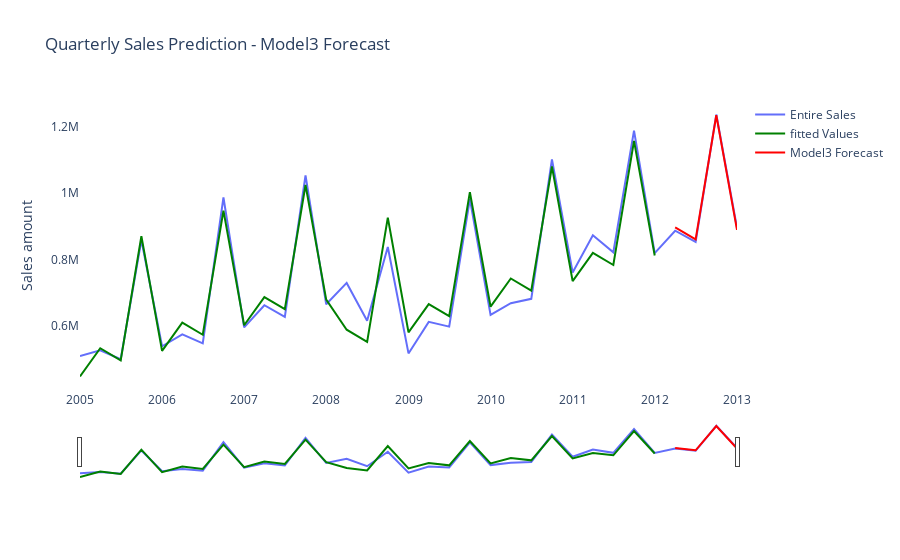

Here is the notebook cell this chart was saved with:
### Code cell
# a. Create a graph of the entire series of sales and overlay the fitted values and the forecast on the testing set.

fig = go.Figure()

fig.add_trace(go.Scatter(
        x = df.index, 
        y = df['Sales'], # entire series of sales
        mode = 'lines',
        name = 'Entire Sales')
             )

fig.add_trace(go.Scatter(
                x = df.index, 
                y = df['M3'].loc[:'2012-01-01'], # fitted values
                mode = 'lines',
                name = 'fitted Values',
                marker_color = 'Green')
             )

fig.add_trace(go.Scatter(
               x = df.index[-4:], 
                y = df['M3'].loc['2012-04-01':], # forecast values
                mode = 'lines',
                name = 'Model3 Forecast',
                marker_color = 'red')
             )

fig.update_layout(title_text = 'Quarterly Sales Prediction - Model3 Forecast',
                  yaxis_title = 'Sales amount',
                  plot_bgcolor='rgba(0,0,0,0)')

fig.update_xaxes(rangeslider_visible = True)

fig.show()

### Figure 1 — Plotly figure (JSON) as saved in the notebook; plotly's stock layout.template omitted (floating-point values rounded to 4 significant figures)
{"data": [{"mode": "lines", "name": "Entire Sales", "type": "scatter", "x": ["2005-01-01T00:00:00", "2005-04-01T00:00:00", "2005-07-01T00:00:00", "2005-10-01T00:00:00", "2006-01-01T00:00:00", "2006-04-01T00:00:00", "2006-07-01T00:00:00", "2006-10-01T00:00:00", "2007-01-01T00:00:00", "2007-04-01T00:00:00", "2007-07-01T00:00:00", "2007-10-01T00:00:00", "2008-01-01T00:00:00", "2008-04-01T00:00:00", "2008-07-01T00:00:00", "2008-10-01T00:00:00", "2009-01-01T00:00:00", "2009-04-01T00:00:00", "2009-07-01T00:00:00", "2009-10-01T00:00:00", "2010-01-01T00:00:00", "2010-04-01T00:00:00", "2010-07-01T00:00:00", "2010-10-01T00:00:00", "2011-01-01T00:00:00", "2011-04-01T00:00:00", "2011-07-01T00:00:00", "2011-10-01T00:00:00", "2012-01-01T00:00:00", "2012-04-01T00:00:00", "2012-07-01T00:00:00", "2012-10-01T00:00:00", "2013-01-01T00:00:00"], "y": [509901, 526701, 500105, 858446, 539241, 574940, 547786, 986354, 595729, 662562, 627323, 1053157, 665480, 729634, 616152, 837593, 517615, 612493, 598212, 981384, 633586, 668760, 681729, 1101215, 761018, 872712, 821767, 1187440, 819170, 886569, 852741, 1235769, 895484]}, {"marker": {"color": "Green"}, "mode": "lines", "name": "fitted Values", "type": "scatter", "x": ["2005-01-01T00:00:00", "2005-04-01T00:00:00", "2005-07-01T00:00:00", "2005-10-01T00:00:00", "2006-01-01T00:00:00", "2006-04-01T00:00:00", "2006-07-01T00:00:00", "2006-10-01T00:00:00", "2007-01-01T00:00:00", "2007-04-01T00:00:00", "2007-07-01T00:00:00", "2007-10-01T00:00:00", "2008-01-01T00:00:00", "2008-04-01T00:00:00", "2008-07-01T00:00:00", "2008-10-01T00:00:00", "2009-01-01T00:00:00", "2009-04-01T00:00:00", "2009-07-01T00:00:00", "2009-10-01T00:00:00", "2010-01-01T00:00:00", "2010-04-01T00:00:00", "2010-07-01T00:00:00", "2010-10-01T00:00:00", "2011-01-01T00:00:00", "2011-04-01T00:00:00", "2011-07-01T00:00:00", "2011-10-01T00:00:00", "2012-01-01T00:00:00", "2012-04-01T00:00:00", "2012-07-01T00:00:00", "2012-10-01T00:00:00", "2013-01-01T00:00:00"], "y": [448400.0, 533200.0, 496800.0, 870000.0, 525400.0, 610100.0, 573700.0, 946900.0, 602300.0, 687100.0, 650700.0, 1024000.0, 679300.0, 588900.0, 552500.0, 925800.0, 581200.0, 665900.0, 629500.0, 1003000.0, 658100.0, 742800.0, 706500.0, 1080000.0, 735100.0, 819800.0, 783400.0, 1157000.0, 812000.0]}, {"marker": {"color": "red"}, "mode": "lines", "name": "Model3 Forecast", "type": "scatter", "x": ["2012-04-01T00:00:00", "2012-07-01T00:00:00", "2012-10-01T00:00:00", "2013-01-01T00:00:00"], "y": [896800.0, 860400.0, 1234000.0, 889000.0]}], "layout": {"plot_bgcolor": "rgba(0,0,0,0)", "title": {"text": "Quarterly Sales Prediction - Model3 Forecast"}, "xaxis": {"rangeslider": {"visible": true}}, "yaxis": {"title": {"text": "Sales amount"}}}}
